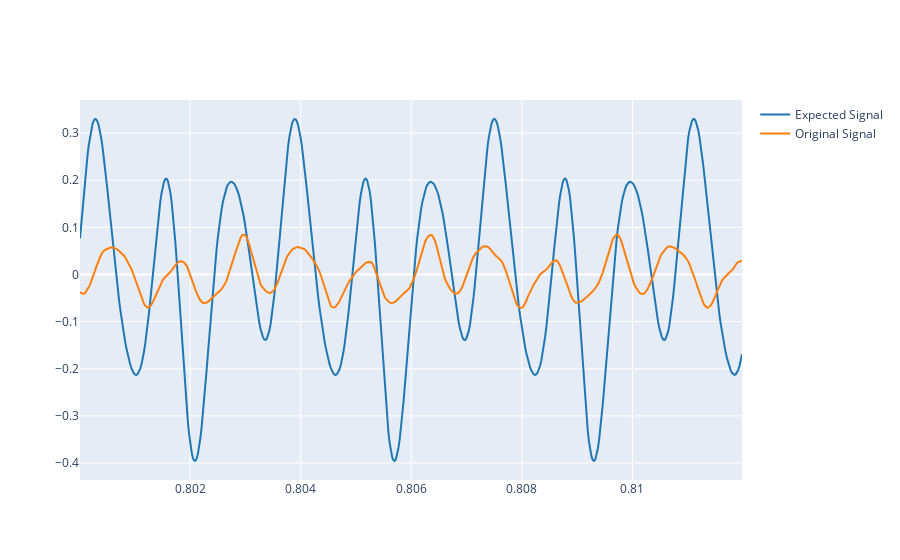

Write notebook code for a chart like this one.
### Markdown cell above
3.2. Now, define a harmonic signal, `y` whose fundamental frequency is the defined in Lab 1. Go step by step adding a new harmonic in each step. Plot both signals (the reference and the synthesized) and try to reproduce the shape of the reference signal.

**Note 1**: in order to have a similar shape, we need to select the amplitudes and phases carefully. One way to do this is to define the harmonic signal as follows:

$$y(t) = \sum_{k=1}^K A_k\cos\left(2\pi kf_0 t + k \phi - (k-1)\pi/2 \right), $$

where $K$ is the number of harmonics, $f_0$ is the fundamental frequency, $A_k$ is the amplitude (weight) of each harmonic and $\phi$ is the phase of the signal (defined in Lab1 Ex 2.4).

**Note 2**:
Define the $A_k$ values relative to the fundamental frequency. This means to define $A_1=1$ and the others less than 1. You can use Audacity to plot the spectrum of the fragment selected of the reference audio and measure the relative amplitudes of the harmonics.

**Note 3**: Normalize the amplitude of the signal by the same amplitude of the reference. For instance, if the amplitude of the reference signal is 0.33, you can normalize the syntesized signal by first dividing by its maximum and then multiplyng by 0.33:

```
y = 0.33 * y / np.amax(y)
```

### Code cell
# Write the code here
K = 5  # Número de armónicos 
f0 = 277.18
phi = 0  # Fase inicial
fs = 44100
t = np.arange(0, 2, 1.0/fs)

y = 0.0199526231496888*np.cos(2*np.pi*f0*t + np.pi/2) + 0.001584893192461114*np.cos(2*np.pi*2*f0*t-1*np.pi/2) + 0.04466835921509631*np.cos(2*np.pi*3*f0*t-2*np.pi/2) + 0.005011872336272725 *np.cos(2*np.pi*4*f0*t-3*np.pi/2) + 0.007943282347242814 *np.cos(2*np.pi*5*f0*t-4*np.pi/2) 

# Normalizar la señal sintetizada
y = 0.33 * y / np.amax(y)

# Graficar la señal sintetizada vs la señal original (primer fragmento de la señal)
plot_signals([y,ref], fs, t_start=0.8, t_end=0.812, name=['Expected Signal','Original Signal'])

### Figure 1 — Plotly figure (JSON) as saved in the notebook; plotly's stock layout.template omitted (floating-point values rounded to 4 significant figures; data arrays with more than 128 entries replaced by an {"elided": "..."} marker saying what was removed)
{"data": [{"line": {"color": "#1f77b4", "shape": "linear"}, "mode": "lines", "name": "Expected Signal", "type": "scatter", "x": {"elided": "529 float values"}, "y": {"elided": "529 float values"}}, {"line": {"color": "#ff7f0e", "shape": "linear"}, "mode": "lines", "name": "Original Signal", "type": "scatter", "x": {"elided": "529 float values"}, "y": {"elided": "529 float values"}}], "layout": {}}
